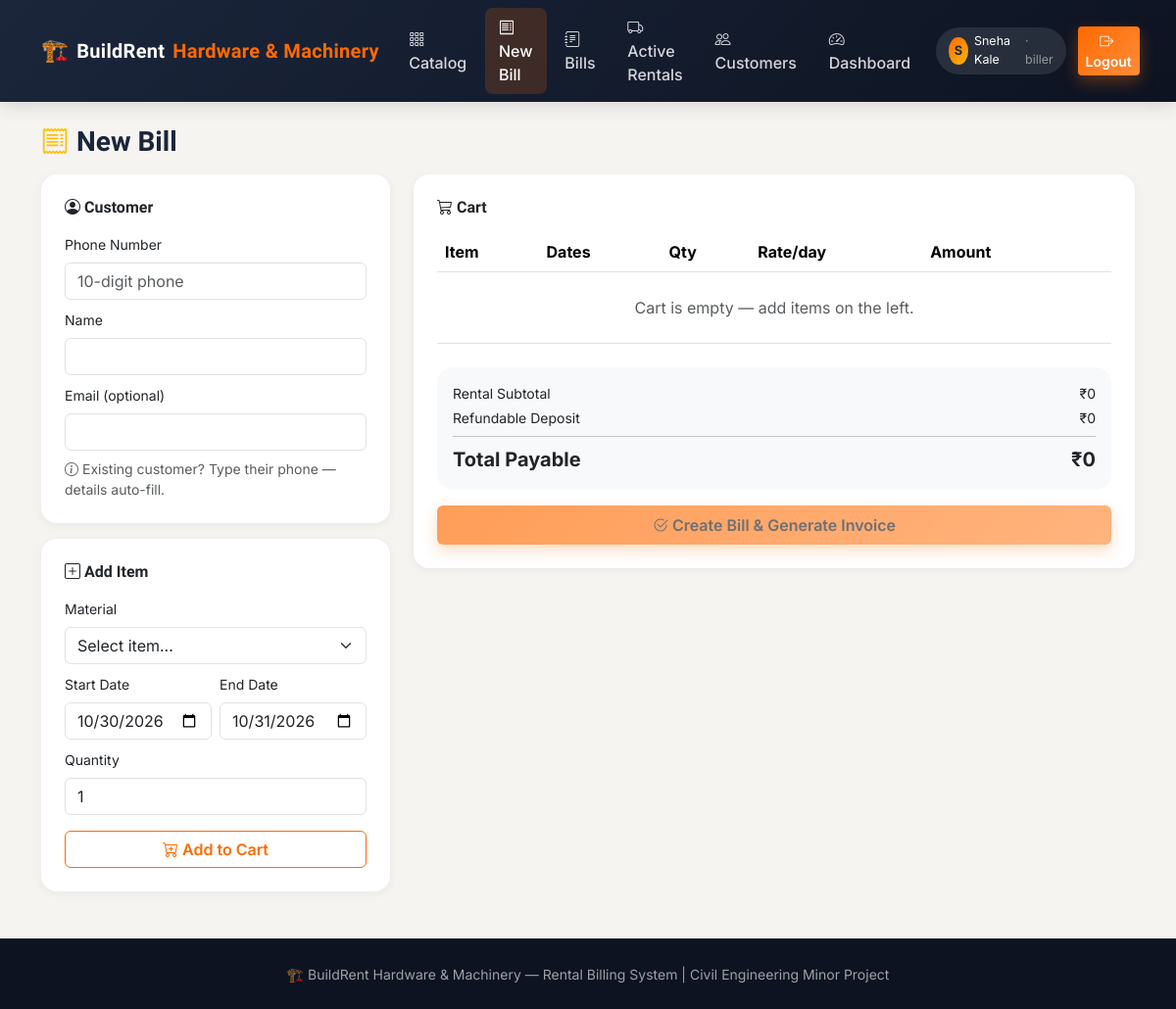
Page /bills/new (signed in) on the committed database.
### models.py (models this page shows, shortened)
class ShopSettings(db.Model):
    id = db.Column(db.Integer, primary_key=True)
    shop_name = db.Column(db.String(150), default="BuildRent Hardware & Machinery")
    tagline = db.Column(db.String(200), default="Construction material & machine rentals")
    address = db.Column(db.String(255), default="MIDC, Chh. Sambhaji Nagar, Maharashtra")
    phone = db.Column(db.String(20), default="9876543210")
    gst_no = db.Column(db.String(30), default="")

class User(UserMixin, db.Model):
    id = db.Column(db.Integer, primary_key=True)
    name = db.Column(db.String(100), nullable=False)
    email = db.Column(db.String(120), unique=True, nullable=True)
    phone = db.Column(db.String(20), unique=True, nullable=True)
    address = db.Column(db.String(255))
    password_hash = db.Column(db.String(255), nullable=True)
    has_login = db.Column(db.Boolean, default=False)  # False for walk-in customers with no account yet
    role = db.Column(db.String(20), nullable=False, default=ROLE_CUSTOMER)
    is_active_account = db.Column(db.Boolean, default=True)
    created_at = db.Column(db.DateTime, default=db.func.now())
    bills_as_customer = db.relationship("Bill", foreign_keys="Bill.customer_id", backref="customer", lazy=True)
    bills_as_biller = db.relationship("Bill", foreign_keys="Bill.biller_id", backref="biller", lazy=True)
    @property
    def is_active(self):
        return self.is_active_account

### app.py (the view, shortened to what this page needs)
@app.route("/bills/new", methods=["GET", "POST"])
@role_required(ROLE_OWNER, ROLE_BILLER)
def new_bill():
    materials = Material.query.filter_by(is_active=True).filter(Material.quantity_available > 0).order_by(Material.name).all()
    customers = User.query.filter_by(role=ROLE_CUSTOMER).order_by(User.name).all()
    return render_template("shared/new_bill.html", materials=materials, customers=customers)

### app.py (called while the page is built)
@login_manager.user_loader
def load_user(user_id):
    return db.session.get(User, int(user_id))

def role_required(*roles):
    def decorator(f):
        @wraps(f)
        def wrapped(*args, **kwargs):
            if not current_user.is_authenticated:
                return redirect(url_for("login"))
            if current_user.role not in roles:
                flash("You don't have access to that page.", "danger")
                return redirect(url_for("dashboard"))
            return f(*args, **kwargs)
        return wrapped
    return decorator

def get_shop():
    shop = ShopSettings.query.first()
    if not shop:
        shop = ShopSettings()
        db.session.add(shop)
        db.session.commit()
    return shop

@app.context_processor
def inject_shop():
    return {"shop": get_shop()}

### templates/shared/new_bill.html (shortened to what this page needs)
{% extends "base.html" %}
{% block content %}
<h3 class="section-title mb-3"><i class="bi bi-receipt text-warning me-2"></i>New Bill</h3>
<form method="POST" id="billForm">
<div class="row g-4">
  <div class="col-md-4">
    <div class="card p-4 mb-3">
      <h6 class="fw-bold mb-3"><i class="bi bi-person-circle me-1"></i>Customer</h6>
      <div class="mb-2">
        <label class="form-label small">Phone Number</label>
        <input type="text" class="form-control" id="customer_phone" name="customer_phone" list="customerList" placeholder="10-digit phone" required>
      </div>
      <div class="mb-2">
        <label class="form-label small">Name</label>
        <input type="text" class="form-control" id="customer_name" name="customer_name" required>
      </div>
      <div class="mb-1">
        <label class="form-label small">Email (optional)</label>
        <input type="email" class="form-control" id="customer_email" name="customer_email">
      </div>
      <div class="form-text"><i class="bi bi-info-circle me-1"></i>Existing customer? Type their phone — details auto-fill.</div>
    </div>
    <div class="card p-4">
      <h6 class="fw-bold mb-3"><i class="bi bi-plus-square me-1"></i>Add Item</h6>
      <div class="mb-2">
        <label class="form-label small">Material</label>
        <select class="form-select" id="pick_material">
          <option value="">Select item...</option>
        </select>
      </div>
      <div class="row g-2">
        <div class="col-6">
          <label class="form-label small">Start Date</label>
          <input type="date" class="form-control" id="pick_start">
        </div>
        <div class="col-6">
          <label class="form-label small">End Date</label>
          <input type="date" class="form-control" id="pick_end">
        </div>
      </div>
      <div class="mb-2 mt-2">
        <label class="form-label small">Quantity</label>
        <input type="number" class="form-control" id="pick_qty" min="1" value="1">
      </div>
      <button type="button" class="btn btn-outline-brand w-100" id="addToCartBtn"><i class="bi bi-cart-plus me-1"></i>Add to Cart</button>
    </div>
  </div>
  <div class="col-md-8">
    <div class="card p-4">
      <h6 class="fw-bold mb-3"><i class="bi bi-cart3 me-1"></i>Cart</h6>
      <div class="table-responsive">
        <table class="table align-middle">
          <thead><tr><th>Item</th><th>Dates</th><th>Qty</th><th>Rate/day</th><th>Amount</th><th></th></tr></thead>
          <tbody id="cartBody">
          </tbody>
        </table>
      </div>
      <div class="bg-light rounded-xl p-3 mt-2">
        <div class="d-flex justify-content-between small mb-1"><span>Rental Subtotal</span><span id="sumRent">₹0</span></div>
        <div class="d-flex justify-content-between small mb-1"><span>Refundable Deposit</span><span id="sumDeposit">₹0</span></div>
        <hr class="my-2">
        <div class="d-flex justify-content-between fw-bold fs-5"><span>Total Payable</span><span id="sumTotal">₹0</span></div>
      </div>
      <button type="submit" class="btn btn-brand w-100 py-2 mt-3" id="submitBillBtn" disabled><i class="bi bi-check2-circle me-1"></i>Create Bill & Generate Invoice</button>
    </div>
  </div>
</div>
</form>
{% endblock %}

### templates/base.html (shortened to what this page needs)
<!DOCTYPE html>
<html lang="en">
<head>
<link href="https://cdn.jsdelivr.net/npm/bootstrap@5.3.3/dist/css/bootstrap.min.css" rel="stylesheet">
<link href="https://cdn.jsdelivr.net/npm/bootstrap-icons@1.11.3/font/bootstrap-icons.min.css" rel="stylesheet">
<link rel="stylesheet" href="{{ url_for('static', filename='css/style.css') }}">
</head>
<body>
<nav class="navbar navbar-expand-lg navbar-dark navbar-brand-app sticky-top">
  <div class="container">
    <a class="navbar-brand d-flex align-items-center gap-2" href="{{ url_for('index') }}">
      <span style="font-size:1.4rem;">🏗️</span> {{ shop.shop_name.split(' ')[0] }}<span class="accent">{{ ' '.join(shop.shop_name.split(' ')[1:]) or 'Rentals' }}</span>
    </a>
    <div class="collapse navbar-collapse" id="nav">
      <ul class="navbar-nav ms-auto align-items-lg-center gap-lg-1">
        <li class="nav-item"><a class="nav-link {% if request.endpoint=='catalog' %}active{% endif %}" href="{{ url_for('catalog') }}"><i class="bi bi-grid-3x3-gap me-1"></i>Catalog</a></li>
        {% if current_user.is_authenticated %}
          {% if current_user.role in ['owner','biller'] %}
            <li class="nav-item"><a class="nav-link {% if request.endpoint=='new_bill' %}active{% endif %}" href="{{ url_for('new_bill') }}"><i class="bi bi-receipt me-1"></i>New Bill</a></li>
            <li class="nav-item"><a class="nav-link {% if request.endpoint=='bills_list' %}active{% endif %}" href="{{ url_for('bills_list') }}"><i class="bi bi-journal-text me-1"></i>Bills</a></li>
            <li class="nav-item"><a class="nav-link {% if request.endpoint=='active_rentals' %}active{% endif %}" href="{{ url_for('active_rentals') }}"><i class="bi bi-truck me-1"></i>Active Rentals</a></li>
            <li class="nav-item"><a class="nav-link {% if request.endpoint=='customers_list' %}active{% endif %}" href="{{ url_for('customers_list') }}"><i class="bi bi-people me-1"></i>Customers</a></li>
          {% endif %}
          <li class="nav-item"><a class="nav-link {% if request.endpoint=='dashboard' or 'dashboard' in request.endpoint %}active{% endif %}" href="{{ url_for('dashboard') }}"><i class="bi bi-speedometer2 me-1"></i>Dashboard</a></li>
          <li class="nav-item ms-lg-2 my-2 my-lg-0">
            <span class="role-pill">
              <span class="avatar-circle">{{ current_user.name[0]|upper }}</span>
              {{ current_user.name }} <span class="text-white-50">· {{ current_user.role }}</span>
            </span>
          </li>
          <li class="nav-item ms-lg-2"><a class="btn btn-sm btn-brand" href="{{ url_for('logout') }}"><i class="bi bi-box-arrow-right me-1"></i>Logout</a></li>
        {% else %}
          <li class="nav-item"><a class="nav-link" href="{{ url_for('login') }}">Staff / Customer Login</a></li>
          <li class="nav-item"><a class="btn btn-sm btn-brand ms-lg-2" href="{{ url_for('register') }}">Customer Sign Up</a></li>
        {% endif %}
      </ul>
    </div>
  </div>
</nav>
<div class="toast-container position-fixed top-0 end-0 p-3" style="z-index:1080;">
</div>
<main class="container my-4">
{% block content %}{% endblock %}
</main>
<footer class="footer-app text-center py-4 mt-5">
  <small>🏗️ {{ shop.shop_name }} &mdash; Rental Billing System | Civil Engineering Minor Project</small>
</footer>
</body>
</html>

### static/css/style.css (style rules this page uses)
:root { --primary:#ff6a00; --primary-dark:#e05a00; --secondary:#1b263b; --accent:#00b894; --bg:#f6f4f1; --card-bg:#ffffff; --text-dark:#1b263b; --text-muted:#6b7280; --radius:16px; --shadow-sm:0 2px 10px rgba(27,38,59,0.06); --shadow-md:0 8px 24px rgba(27,38,59,0.10); --shadow-lg:0 16px 40px rgba(27,38,59,0.16); }
* { box-sizing:border-box; }
body { background:var(--bg); font-family:'Inter', sans-serif; color:var(--text-dark); }
h1,h2,h3,h4,h5,h6, .navbar-brand, .fw-heading { font-family:'Sora', sans-serif; }
.navbar-brand-app { background:linear-gradient(135deg,#1b263b 0%, #0d1321 100%); box-shadow:0 2px 20px rgba(0,0,0,0.15); }
.navbar-brand-app .navbar-brand { font-weight:700; letter-spacing:.3px; color:#fff !important; }
.navbar-brand-app .navbar-brand .accent { color:var(--primary); }
.navbar-brand-app .nav-link { color:rgba(255,255,255,.82) !important; font-weight:500; padding:.5rem .9rem !important; border-radius:8px; transition:.15s; }
.navbar-brand-app .nav-link.active { color:#fff !important; background:rgba(255,106,0,.18); }
.role-pill { background:rgba(255,255,255,.1); color:#fff; border-radius:30px; padding:.35rem .8rem; font-size:.78rem; display:flex; align-items:center; gap:.4rem; }
.avatar-circle { width:28px; height:28px; border-radius:50%; background:linear-gradient(135deg,var(--primary),#ffb703); display:flex; align-items:center; justify-content:center; font-weight:700; font-size:.8rem; color:#1b263b; }
.btn-brand { background:linear-gradient(135deg,var(--primary) 0%, #ff8c3a 100%); border:none; color:#fff; font-weight:600; box-shadow:0 6px 16px rgba(255,106,0,.35); transition:.2s; }
.btn-outline-brand { border:1.5px solid var(--primary); color:var(--primary); font-weight:600; background:transparent; }
.card { border:none; border-radius:var(--radius); box-shadow:var(--shadow-sm); transition:box-shadow .2s, transform .2s; }
.section-title { font-weight:800; }
.table thead { background:#f1eee9; }
.table > :not(caption) > * > * { vertical-align:middle; }
.footer-app { background:#0d1321; color:rgba(255,255,255,.6); }
.rounded-xl { border-radius:var(--radius) !important; }

### rows in the picture
ShopSettings: shop_name "BuildRent", shop_name "Hardware & Machinery", shop_name "BuildRent Hardware & Machinery"
User: name "S", name "Sneha Kale", role "biller"
